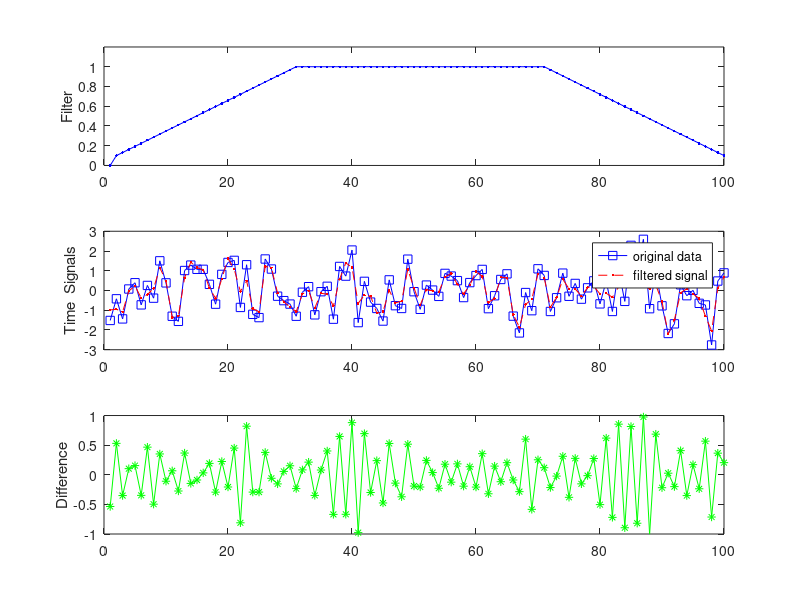
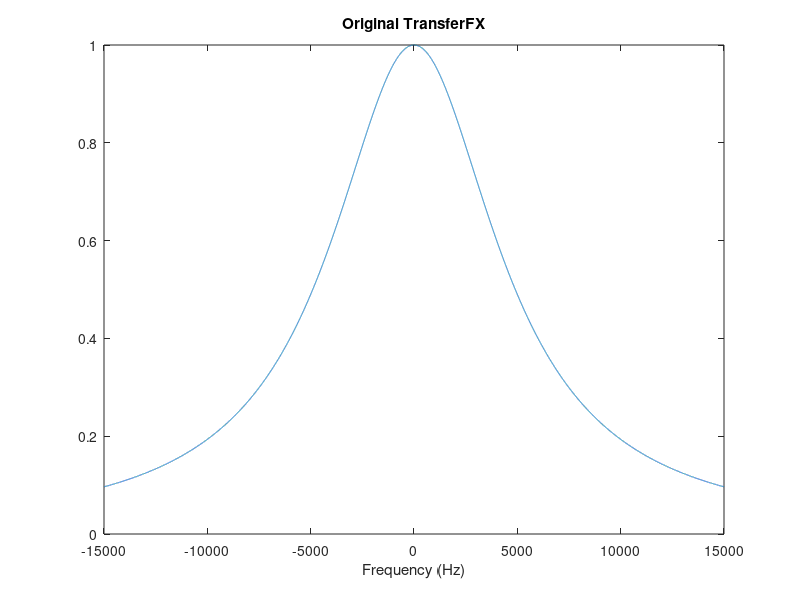

These charts were generated, in order, by the following MATLAB code: (Note: this script raises an error after producing the figures.)
%% Toward design of analog filter
% The basic idea here is to transform the signal into the frequency domain
% (take fft), multiply by the transfer function for an RC fitler, and then
% transform back into time domain (take ifft). 

%% 
% Start from this sample code from answer on mathworks:

L = 100;   % length of signal in time domain
data = randn(1,L);   % simulated data
DATA = fft(data);   % FFT of data
%     %     %     %     %     %     %     %     %     %     %
% Construct Filter
hf_gain = 0;   % can be set independently
atten_factor = 0.1;
LTF = [ hf_gain ...
linspace(atten_factor, 1, 30)  ...
ones(1,39)  ...
linspace(1, atten_factor, 30)  ];
% Plot filter
clf;
subplot(3,1,1);
plot(LTF, '-b.');
ylim([0  1.2]);
ylabel('Filter');
%     %     %     %     %     %     %     %     %     %     %
% Combine data and filter in frequency domain
LTF = fftshift(LTF);   % shift to match FFT output of data
COMBINED =  DATA .* LTF;   % multiply signal by filter
combined = ifft(COMBINED);   % convert to time domain
%     %     %     %     %     %     %     %     %     %     %
% Plot original and output signals
subplot(3,1,2);
hold on;
box on;
plot(data, '-bs');
plot(real(combined), '--r.');
ylabel('Time  Signals');
legend('original data', 'filtered signal');
% Plot difference between original and output signals
subplot(3,1,3);
plot(data - real(combined), '-g*');
ylabel('Difference');
ylim([-1 1]);

%% Building My Own Version
% Starting with the transfer function. First we need to determine the
% frequency divisions. From the typical method for applying fft(), freq =
% Fs*(0:(L/2))/L. This is just for half of the spectrum though... This may
% have to be modified in a bit. If this is the case, just Fs*(0:L)/L.
% Anyway, after we have this, we need to pass it through our transfer
% function which just comes from solving for Vout of an RC circuit.
%%%
% UPDATE: So after some experimenting and reading, it turns out the correct
% method for the frequency division is to use freq = Fs*(-(L/2)+1:(L/2))/L.
% This is because the initial double sided fft is centered at (1/2)*Fs (see
% below for better description), so when we use this 'freq' to generate the
% transfer function and then fftshift(), we are lining up the correct
% frequency regions (0-15kHz). 

%%
% We can rearrange the equation for the corner frequency to solve for 'RC':

clearvars 

L = 30e3;             % length of signal in time domain
data = randn(1,L);    % simulated data

Fc = 4.9e3;
RC = 1/(Fc*2*pi);
Fs = 30e3;
freq = Fs*(-(L/2)+1:(L/2))/L;   % This is just one method to make this work with fftshift later. 
rcTransferFX = 1./( 1 + ( 1j*2*pi*freq*RC ) );   % matlab likes 1j, idk why

figure
plot(freq,rcTransferFX)
title('Original TransferFX')
xlabel('Frequency (Hz)')
%%
% OK! Looks like we're on the right track here. I'm just not positive what
% our y axis is, but the shape looks rightish. mag2db work?

figure
semilogx(freq,mag2db(rcTransferFX))
xlabel('Frequency (Hz)')
ylabel('Magnitude (dB)')
%%
% Nice! OK, so now we're ready to try and apply it to our signal. Let's
% start off just using the method from the sample code above. This code
% uses fftshift() to deal with the double sided spectrum. We shift the
% right half of the transfer function over to the left, because above, we
% generated the transfer function from -15 kHz to 0 to 15 kHz. Moving this
% to the right will ensure that the function deals properly with the double
% sided fft which goes from 0 to 15 kHz to -15 kHz to 0. Then, later we
% just chop out the second half of the double sided fft. 

dataFFT = fft(data);
rcTransferFX = fftshift(rcTransferFX);
dataFilter = dataFFT .* rcTransferFX;
dataFiltered = (ifft(dataFilter));

figure
plot(freq, rcTransferFX)
title('Shifted TX FX')
xlabel('Frequncy')
figure
plot(data)
hold on
plot(real(dataFiltered))

%%
% Definitely looks like something got filtered. Now lets compare the fft of
% the original data to the new data.

Fs = 30e3;
Y = fft(data);
Yfilt = fft(dataFiltered);

P2 = abs(Y/L);
P1 = P2(1:L/2+1);
P1(2:end-1) = 2*P1(2:end-1);

P2filt = abs(Yfilt/L);
P1filt = P2filt(1:L/2+1);
P1filt(2:end-1) = 2*P1filt(2:end-1);

f = Fs*(0:(L/2))/L;

figure
semilogx(f, P1)
hold on
semilogx(f, P1filt)

%%
% Cool! It looks like it works.
